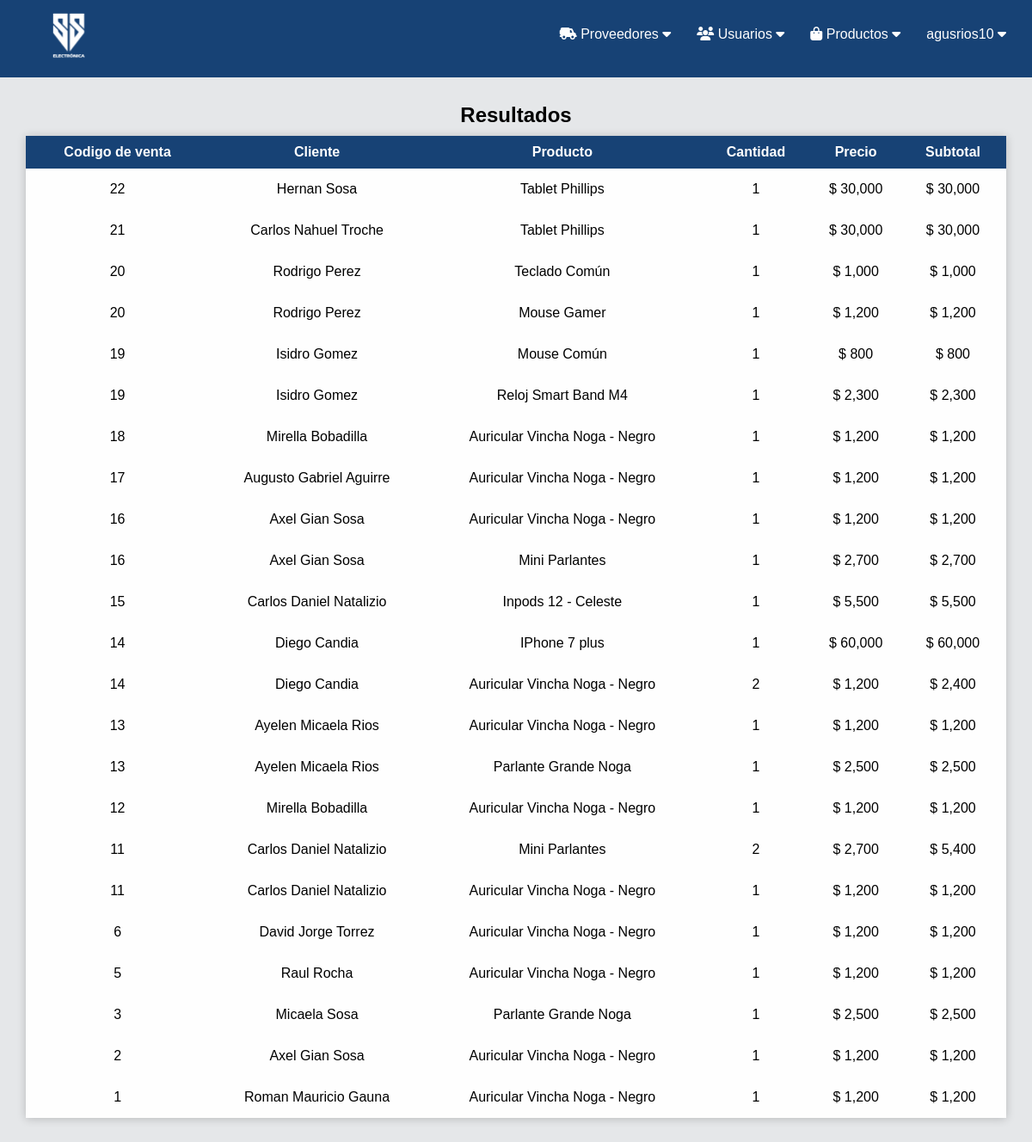
The page /buscar_detalles_ventas.php (signed in) on the database its author committed.
### tables this page shows
CREATE TABLE `detalles_ventas` (
  `idDetalles_ventas` int(11) NOT NULL,
  `Ventas_idVentas` int(11) NOT NULL,
  `Productos_idProductos` int(11) NOT NULL,
  `Cantidad` int(11) DEFAULT NULL,
  `Precio` decimal(10,0) DEFAULT NULL,
  `Subtotal` decimal(10,0) DEFAULT NULL
);

CREATE TABLE `ventas` (
  `idVentas` int(11) NOT NULL,
  `Clientes_idClientes` int(11) NOT NULL,
  `Total` decimal(10,0) DEFAULT NULL,
  `Fecha` date DEFAULT NULL,
  `Tipos_depagos_idTipos_depagos` int(11) NOT NULL
);

CREATE TABLE `clientes` (
  `idClientes` int(11) NOT NULL,
  `Nombre` varchar(80) DEFAULT NULL,
  `Apellido` varchar(80) DEFAULT NULL,
  `Email` varchar(80) DEFAULT NULL,
  `Telefono` varchar(15) DEFAULT NULL,
  `Localidades_idLocalidades` int(11) NOT NULL,
  `Usuario` varchar(45) DEFAULT NULL,
  `Contraseña` varchar(255) DEFAULT NULL,
  `Categorias_usuarios_idCategorias_usuarios` int(11) NOT NULL
);

CREATE TABLE `productos` (
  `idProductos` int(11) NOT NULL,
  `Titulo` varchar(100) DEFAULT NULL,
  `Descripcion` longtext DEFAULT NULL,
  `Precio` decimal(10,0) DEFAULT NULL,
  `Cantidad_stock` int(11) DEFAULT NULL,
  `Imagen` longblob DEFAULT NULL,
  `Categorias_Productos_idCategorias_productos` int(11) NOT NULL
);

### buscar_detalles_ventas.php (the view, shortened to what this page needs)
<?php
include("conexion.php");
if (isset($_SESSION['UsuarioAdmin'])) {
?>
<!DOCTYPE html>
<html>
<head>
	<link rel="stylesheet" type="text/css" href="style_clientes.css">
</head>
<body>
	<?php
	include("header_admin.php");
	?>
    <?php
	}else{
		header('location: login.php');
	}
	?>
	<?php
	$buscar = $_POST['buscar'];
	$consulta = "SELECT * FROM detalles_ventas det_vent
	INNER JOIN ventas vent ON det_vent.Ventas_idVentas = vent.idVentas
	INNER JOIN productos prod ON det_vent.Productos_idProductos = prod.idProductos
	INNER JOIN clientes clien ON clien.idClientes = vent.Clientes_idClientes
	INNER JOIN categorias_productos cate ON prod.Categorias_Productos_idCategorias_productos = cate.idCategorias_productos
	WHERE idVentas LIKE '$buscar' '%' OR Nombre LIKE '$buscar' '%' OR Titulo LIKE '$buscar' '%'
	OR Tipo LIKE '$buscar' '%' ORDER BY idVentas DESC";
	$resultado = mysqli_query($conex, $consulta);
	if (mysqli_num_rows($resultado) > 0) {
	?>
	<div class="row-box">
		<center><h2>Resultados</h2></center>
		<table class="row-box-table">
			<thead>
				<tr>
					<th>Codigo de venta</th>
					<th>Cliente</th>
					<th>Producto</th>
					<th>Cantidad</th>
					<th>Precio</th>
					<th>Subtotal</th>
				</tr>
			</thead>
			<tbody>
				<?php
					while ($row = mysqli_fetch_array($resultado)) {
				?>
				<tr>
					<td><?php echo $row['idVentas']?></td>
					<td><?php echo $row['Nombre']?> <?php echo $row['Apellido']?></td>
					<td><?php echo $row['Titulo']?></td>
					<td><?php echo $row['Cantidad']?></td>
					<td>$ <?php echo number_format($row['Precio'])?></td>
					<td>$ <?php echo number_format($row['Subtotal'])?></td>
				<?php
				}
				?>
				</tr>
			</tbody>
		</table>
		<br><br>
	</div>
	<?php
	}else{
		echo "<br>";
        echo "<center><br><h2>Sin resultados</h2></center>";
    }
	?>
</body>
</html>

### style_clientes.css (style rules this page uses)
* { margin: 0; padding: 0; font-family: sans-serif; }
html { scroll-behavior: smooth; }
body { background: rgb(229, 231, 233); font-family: sans-serif; }
.row-box { margin-top: 30px; }
.row-box-table { margin-top: 10px; margin-left: auto; margin-right: auto; background-color: rgb(254, 254, 254); width: 95%; height: 100%; text-align: center; border-collapse: collapse; box-shadow: 0px 1px 10px rgba(0,0,0,0.2); }
tr, th { padding: 10px; }
tbody, tr, td { padding-top: 15px; padding-bottom: 15px; }
thead { background: #174275; color: rgb(254, 254, 254); }

### rows shown on the page
detalles_ventas: ventas.idVentas "22", clientes.Nombre "Hernan", clientes.Apellido "Sosa", productos.Titulo "Tablet Phillips", Cantidad "1", productos.Precio "30,000", Subtotal "30,000"
detalles_ventas: ventas.idVentas "21", clientes.Nombre "Carlos Nahuel", clientes.Apellido "Troche", productos.Titulo "Tablet Phillips", Cantidad "1", productos.Precio "30,000", Subtotal "30,000"
detalles_ventas: ventas.idVentas "20", clientes.Nombre "Rodrigo", clientes.Apellido "Perez", productos.Titulo "Teclado Común", Cantidad "1", productos.Precio "1,000", Subtotal "1,000"
detalles_ventas: ventas.idVentas "20", clientes.Nombre "Rodrigo", clientes.Apellido "Perez", productos.Titulo "Mouse Gamer", Cantidad "1", productos.Precio "1,200", Subtotal "1,200"
detalles_ventas: ventas.idVentas "19", clientes.Nombre "Isidro", clientes.Apellido "Gomez", productos.Titulo "Mouse Común", Cantidad "1", productos.Precio "800", Subtotal "800"
detalles_ventas: ventas.idVentas "19", clientes.Nombre "Isidro", clientes.Apellido "Gomez", productos.Titulo "Reloj Smart Band M4", Cantidad "1", productos.Precio "2,300", Subtotal "2,300"
detalles_ventas: ventas.idVentas "18", clientes.Nombre "Mirella", clientes.Apellido "Bobadilla", productos.Titulo "Auricular Vincha Noga - Negro", Cantidad "1", productos.Precio "1,200", Subtotal "1,200"
detalles_ventas: ventas.idVentas "17", clientes.Nombre "Augusto Gabriel", clientes.Apellido "Aguirre", productos.Titulo "Auricular Vincha Noga - Negro", Cantidad "1", productos.Precio "1,200", Subtotal "1,200"
detalles_ventas: ventas.idVentas "16", clientes.Nombre "Axel Gian", clientes.Apellido "Sosa", productos.Titulo "Auricular Vincha Noga - Negro", Cantidad "1", productos.Precio "1,200", Subtotal "1,200"
detalles_ventas: ventas.idVentas "16", clientes.Nombre "Axel Gian", clientes.Apellido "Sosa", productos.Titulo "Mini Parlantes", Cantidad "1", productos.Precio "2,700", Subtotal "2,700"
detalles_ventas: ventas.idVentas "15", clientes.Nombre "Carlos Daniel", clientes.Apellido "Natalizio", productos.Titulo "Inpods 12 - Celeste", Cantidad "1", productos.Precio "5,500", Subtotal "5,500"
detalles_ventas: ventas.idVentas "14", clientes.Nombre "Diego", clientes.Apellido "Candia", productos.Titulo "IPhone 7 plus", Cantidad "1", productos.Precio "60,000", Subtotal "60,000"
detalles_ventas: ventas.idVentas "14", clientes.Nombre "Diego", clientes.Apellido "Candia", productos.Titulo "Auricular Vincha Noga - Negro", Cantidad "2", productos.Precio "1,200", Subtotal "2,400"
detalles_ventas: ventas.idVentas "13", clientes.Nombre "Ayelen Micaela", clientes.Apellido "Rios", productos.Titulo "Auricular Vincha Noga - Negro", Cantidad "1", productos.Precio "1,200", Subtotal "1,200"
detalles_ventas: ventas.idVentas "13", clientes.Nombre "Ayelen Micaela", clientes.Apellido "Rios", productos.Titulo "Parlante Grande Noga", Cantidad "1", productos.Precio "2,500", Subtotal "2,500"
detalles_ventas: ventas.idVentas "12", clientes.Nombre "Mirella", clientes.Apellido "Bobadilla", productos.Titulo "Auricular Vincha Noga - Negro", Cantidad "1", productos.Precio "1,200", Subtotal "1,200"
detalles_ventas: ventas.idVentas "11", clientes.Nombre "Carlos Daniel", clientes.Apellido "Natalizio", productos.Titulo "Mini Parlantes", Cantidad "2", productos.Precio "2,700", Subtotal "5,400"
detalles_ventas: ventas.idVentas "11", clientes.Nombre "Carlos Daniel", clientes.Apellido "Natalizio", productos.Titulo "Auricular Vincha Noga - Negro", Cantidad "1", productos.Precio "1,200", Subtotal "1,200"
detalles_ventas: ventas.idVentas "6", clientes.Nombre "David Jorge", clientes.Apellido "Torrez", productos.Titulo "Auricular Vincha Noga - Negro", Cantidad "1", productos.Precio "1,200", Subtotal "1,200"
detalles_ventas: ventas.idVentas "5", clientes.Nombre "Raul", clientes.Apellido "Rocha", productos.Titulo "Auricular Vincha Noga - Negro", Cantidad "1", productos.Precio "1,200", Subtotal "1,200"
detalles_ventas: ventas.idVentas "3", clientes.Nombre "Micaela", clientes.Apellido "Sosa", productos.Titulo "Parlante Grande Noga", Cantidad "1", productos.Precio "2,500", Subtotal "2,500"
detalles_ventas: ventas.idVentas "2", clientes.Nombre "Axel Gian", clientes.Apellido "Sosa", productos.Titulo "Auricular Vincha Noga - Negro", Cantidad "1", productos.Precio "1,200", Subtotal "1,200"
detalles_ventas: ventas.idVentas "1", clientes.Nombre "Roman Mauricio", clientes.Apellido "Gauna", productos.Titulo "Auricular Vincha Noga - Negro", Cantidad "1", productos.Precio "1,200", Subtotal "1,200"

### other values the page prints
$_SESSION['UsuarioAdmin'] "agusrios10"
